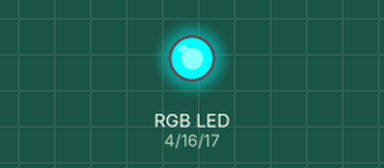
Recording of a program running on a simulated ESP32 board running MicroPython. Parts: an RGB LED mixed from three pins (HIGH = lit). At 1.5 s the program stops and its outputs stay as they are.

Above: at 0.1 s.
At 0.6 s:
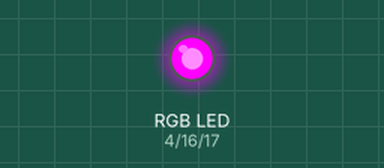
At 1.1 s:
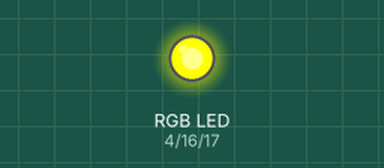
At 1.6 s:
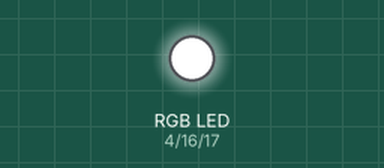
Timing chart, 0 to 3.0 s (numbered marks = the images above):
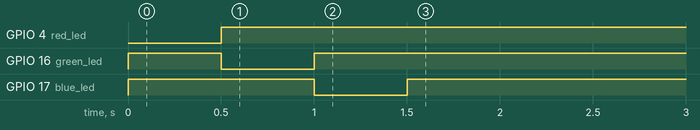

The program:

led-test.py
```python
from machine import Pin
import os
from time import sleep

# RGB LED at the back
red_led = Pin(4, Pin.OUT)
green_led = Pin(16, Pin.OUT)
blue_led = Pin(17, Pin.OUT)

# Cycle the rear LEDs on startup then turn them off
# (they are active low, so they work with inverted logic)
# Example: red_led.on() command turns the red LED off
green_led.on()
blue_led.on()
red_led.off()
sleep(0.5)
red_led.on()
green_led.off()
sleep(0.5)
green_led.on()
blue_led.off()
sleep(0.5)
blue_led.on()
```

Measured:
- by itself, GPIO 4 (red_led): LOW → HIGH at 0.50 s
- by itself, GPIO 16 (green_led): LOW → HIGH at 0.00 s, → LOW 0.50 s later, → HIGH 0.50 s later
- by itself, GPIO 17 (blue_led): LOW → HIGH at 0.00 s, → LOW 1.0 s later, → HIGH 0.50 s later
